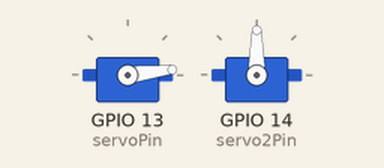
The sketch below on a simulated ESP32. Shown: 2 × servo.

Above: at 0.05 s.
At 2.9 s:
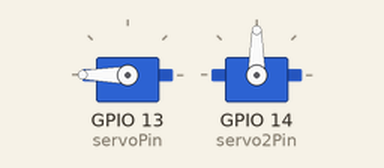
At 5.8 s:
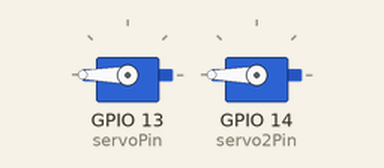
At 11.6 s:
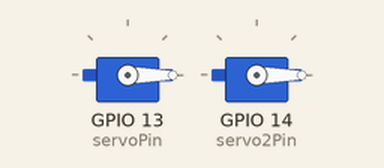
Timing chart, 0 to 15.1 s (numbered marks = the images above):
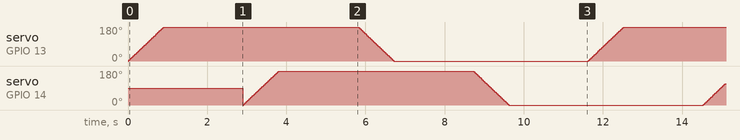

The sketch:

esp32_pwm_2_servo.ino
```cpp
/* Example code for controlling 2 servos
*Remember servos need common ground with ESP32
*/
#include <ESP32Servo.h> //esp32 specific servo control library

Servo myservo;
Servo myservo2; // create servo object to control a servo, each servo needs its own object
// 16 servo objects can be created on the ESP32

int pos = 0;    // variable to store the servo position
// Recommended PWM GPIO pins on the ESP32 include 2,4,12-19,21-23,25-27,32-33
// Remember GPIO pin numbers are different from regular pin numbers!
int servoPin = 13; //servo 1 pin
int servo2Pin = 14; //servo 2 pin

void setup() {
	// Allow allocation of all timers
  // pretty sure these control the timings for pwm
	ESP32PWM::allocateTimer(0);
	ESP32PWM::allocateTimer(1);
	ESP32PWM::allocateTimer(2);
	ESP32PWM::allocateTimer(3);
  // remember to do settings for each servo!
	myservo.setPeriodHertz(50);
  myservo2.setPeriodHertz(50);    // standard 50 hz servo
	myservo.attach(servoPin, 1000, 2000); // attaches the servo on pin 13 to the servo object
  myservo2.attach(servo2Pin, 1000, 2000); // attaches the servo on pin 14 to the servo object
	// format is (servo pin, min value, max value)
  // I have no idea what min or max value does but I assume it's something to do with the pwm pulse width
  // using default min/max of 1000us and 2000us
	// different servos may require different min/max settings
	// for an accurate 0 to 180 sweep
}

void loop() {

	for (pos = 0; pos <= 180; pos += 1) { // goes from 0 degrees to 180 degrees
		// in steps of 1 degree
		myservo.write(pos);    // tell servo 1 to go to position in variable 'pos'
		delay(5);             // waits 5ms for the servo to reach the position
	}
  delay(2000);
	for (pos = 0; pos <= 180; pos += 1) { // goes from 0 degrees to 180 degrees
		myservo2.write(pos);    // tell servo 2 to go to position in variable 'pos'
		delay(5);             // waits 5ms for the servo to reach the position
	}
  delay(2000);
  for (pos = 180; pos >= 0; pos -= 1) { // goes from 180 degrees to 0 degrees
		// in steps of 1 degree
		myservo.write(pos);    // tell servo 1 to go to position in variable 'pos'
		delay(5);             // waits 5ms for the servo to reach the position
	}
  delay(2000);
	for (pos = 180; pos >= 0; pos -= 1) { // goes from 180 degrees to 0 degrees
		myservo2.write(pos);    // tell servo 2 to go to position in variable 'pos'
		delay(5);             // waits 5ms for the servo to reach the position
	}
  delay(2000);

}
```
